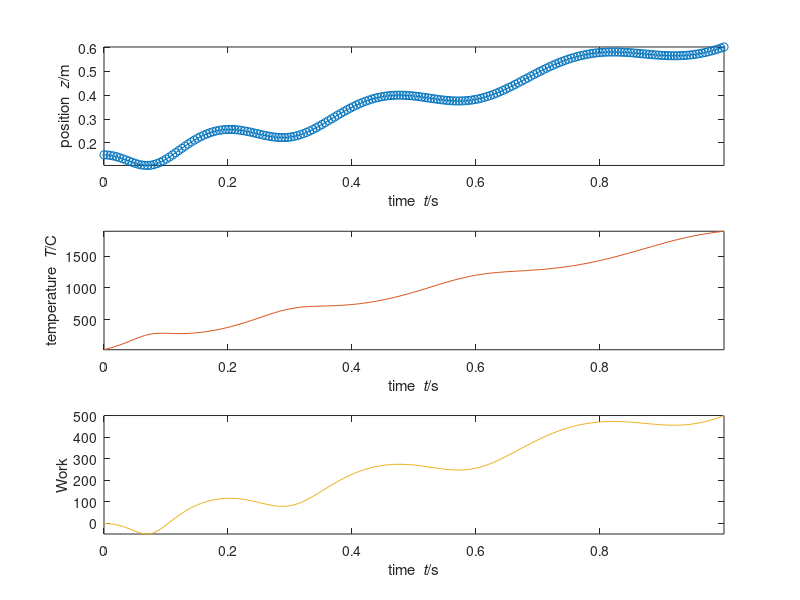

Recreate this plot in MATLAB. (Note: this script raises an error after producing the figure.)
%%% idealgas_piston.m
%% Simulation of ideal gas & mass piston in 1D
%% SI units used throughout
%% Coordinate z
%%%% Constants
m = 10; % mass of piston
N = 0.04; % amount of ideal gas
A = 0.1^2; % area of piston
g = 9.8; % gravitational acceleration
R = 8.31446261815; % molar gas constant
C = 20; % molar heat capacity
mu = 0.00004; % gas viscosity
h = 0000; % heat-transfer coefficient
Te = 273.15 + 23; % temperature of environment
Fatm = -100000*A; % force on piston by atmosphere
Qin = 2000;
%%
G = -m*g; % gravity supply of momentum to piston
%%
t1 = 1; % final time
dt = 0.0001; % time step
%%%% STATE: z, v, T; initial conditions
t = 0; % initial time
z = 0.15; % initial position of piston
v = 0; % initial velocity of piston
T = 273.15 + 23; % initial temperature of gas
%% %@
%% Plot & saving
%% adjust final time if not multiple of timestep
t1 = t1 + mod(t1-t,dt);
%% Save values of all quantities at some steps during the simulation,
%% for subsequente analysis or plotting
%% (saving at all timesteps could be too costly)
Nsaves = 200; % number of timepoints to save during the simulation
%% Calculate time interval for saving
dsave = (t1-t)/(Nsaves-1);
if abs(dsave) < (dt)
  error('time interval between saves is smaller than timestep')
end
%% Initialize vectors to contain saved values
tSave = nan(Nsaves,1);
zSave = nan(Nsaves,1);
vSave = nan(Nsaves,1);
TSave = nan(Nsaves,1);
WSave = nan(Nsaves,1); QSave = nan(Nsaves,1);
%% Save initial values
i = 1; % index that keeps count of savepoints
t0 = t;
tSave(1) = t;
zSave(1) = z;
vSave(1) = v;
TSave(1) = T;
WSave(1) = 0; QSave(1) = 0;
%% Initialize plot
clf;
subplot(3,1,1)
cols = get(0, 'DefaultAxesColorOrder');
plot(tSave(1), zSave(1), 'o','Color',cols(1,:)); axis('tight');
xlabel('time {\it t}/s'); ylabel('position {\it z}/m'); hold on;
%% %@
%% Numerical time integration
%% loop
Qcumul = 0;
Wcumul = 0;
while t < t1
  %% We need P,Fpg,z,v,E,Fgp,Qbot (G constant)
  %% we have z,v,T
  %% find P,Fpg,E,Qbot,Fgp using constitutive relations
  P = m*v;
  Fgp = -(N*R*T/z - A*mu*v/z);
  Fpg = -Fgp;
  E = C*N*T;
  Qbot = A*h*(Te - T);
  %%
  %% Drive forward in time
  %% update momentum of piston
  P = P + (Fpg + Fatm + G)*dt;
  %% update position of piston
  z = z + v*dt;
  %% update internal energy of gas
  E = E + (Qbot + Qin + Fgp*v)*dt;
  %% update time
  t = t + dt;
  %%
  %% Find new state for next iteration
  %% We need z,v,T
  %% we have P,z,E
  %% find v,T using constitutive relations
  v = P/m;
  T = E/(C*N);
  Qcumul = Qcumul + (Qin + Qbot)*dt;
  Wcumul = Wcumul -Fgp*v*dt;
  %% %@
  %% Check whether to save & plot at this step
  if min(abs([0 dsave] - mod(t-t0, dsave))) <= dt/2
    i = i+1;
    tSave(i) = t;
    zSave(i) = z;
    vSave(i) = v;
    TSave(i) = T;
    QSave(i) = Qcumul;
    WSave(i) = Wcumul;
    plot(t, z, 'o','Color',cols(1,:));
    pause(0.001);
  end %@
end %@
%% Plot trajectory
plot(tSave,zSave,'-','Color',cols(1,:));
subplot(3,1,2)
plot(tSave,TSave-273.15,'-','Color',cols(2,:)); axis('tight');
xlabel('time {\it t}/s'); ylabel('temperature {\it T}/C');  %@
subplot(3,1,3)
plot(tSave,WSave,'-','Color',cols(3,:)); axis('tight');
xlabel('time {\it t}/s'); ylabel('Work');  %@
hold on;
plot(tSave,QSave,'--','Color',cols(8,:)); axis('tight');
%hold on; plot(tSave, 0, '.','Color',cols(4,:));
xlabel('time {\it t}/s'); ylabel('Work, Heat');  %@
%plot(tSave,C*N*TSave,'-','Color',cols(2,:)); axis('tight');
